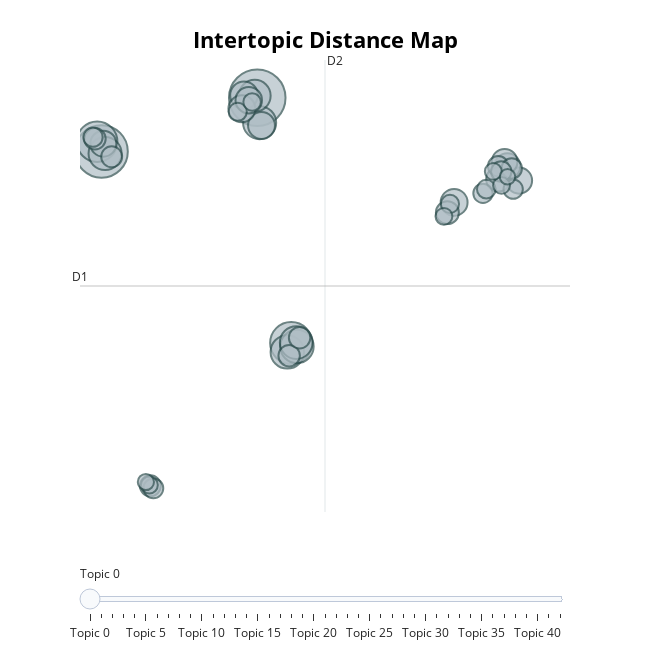

Notebook source saved alongside this figure:
### Code cell
model.visualize_topics()

### Figure 1 — Plotly figure (JSON) as saved in the notebook; plotly's stock layout.template omitted (floating-point values rounded to 4 significant figures; data arrays with more than 128 entries replaced by an {"elided": "..."} marker saying what was removed)
{"data": [{"customdata": {"elided": "43x3 mixed values"}, "hovertemplate": "<b>Topic %{customdata[0]}</b><br>%{customdata[1]}<br>Size: %{customdata[2]}", "legendgroup": "", "marker": {"color": "#B0BEC5", "line": {"color": "DarkSlateGrey", "width": 2}, "size": [146, 126, 81, 75, 51, 51, 50, 50, 49, 46, 35, 33, 33, 33, 32, 31, 31, 30, 30, 27, 24, 21, 21, 21, 20, 20, 19, 19, 19, 18, 17, 17, 17, 16, 15, 15, 14, 13, 13, 13, 13, 12, 11], "sizemode": "area", "sizeref": 0.09125, "symbol": "circle"}, "mode": "markers", "name": "", "orientation": "v", "showlegend": false, "type": "scatter", "x": [3.655, -3.678, 5.255, -3.884, 5.071, 5.524, -3.511, 3.767, 5.491, 3.538, 3.033, 3.856, 2.932, 12.93, 3.256, 15.99, -3.594, 15.44, 15.3, 15.01, 12.61, -3.988, 5.158, 5.65, -3.201, -1.378, 15.0, 15.64, 15.15, -1.238, -4.08, 15.71, 14.28, 14.44, 2.736, 12.73, 3.413, 12.45, 15.16, -1.424, 14.77, -1.59, 15.44], "xaxis": "x", "y": [12.93, 9.945, -0.6985, 10.49, -1.19, -0.8901, 9.829, 11.54, -0.669, 13.04, 13.07, 11.39, 12.32, 7.115, 12.8, 8.326, 10.38, 9.13, 9.375, 8.394, 6.547, 10.65, -1.404, -0.4041, 9.651, -8.63, 9.128, 9.001, 8.828, -8.77, 10.74, 7.848, 7.619, 7.848, 12.15, 7.031, 12.7, 6.342, 8.058, -8.584, 8.836, -8.418, 8.543], "yaxis": "y"}], "layout": {"annotations": [{"showarrow": false, "text": "D1", "x": -4.692, "y": 2.471, "yshift": 10}, {"showarrow": false, "text": "D2", "x": 6.846, "xshift": 10, "y": 15.03}], "height": 650, "hoverlabel": {"bgcolor": "white", "font": {"family": "Rockwell", "size": 16}}, "legend": {"itemsizing": "constant", "tracegroupgap": 0}, "margin": {"t": 60}, "shapes": [{"line": {"color": "#CFD8DC", "width": 2}, "type": "line", "x0": 6.846, "x1": 6.846, "y0": -10.09, "y1": 15.03}, {"line": {"color": "#9E9E9E", "width": 2}, "type": "line", "x0": -4.692, "x1": 18.38, "y0": 2.471, "y1": 2.471}], "sliders": [{"active": 0, "pad": {"t": 50}, "steps": [{"args": [{"marker.color": [["red", "#B0BEC5", "#B0BEC5", "#B0BEC5", "#B0BEC5", "#B0BEC5", "#B0BEC5", "#B0BEC5", "#B0BEC5", "#B0BEC5", "#B0BEC5", "#B0BEC5", "#B0BEC5", "#B0BEC5", "#B0BEC5", "#B0BEC5", "#B0BEC5", "#B0BEC5", "#B0BEC5", "#B0BEC5", "#B0BEC5", "#B0BEC5", "#B0BEC5", "#B0BEC5", "#B0BEC5", "#B0BEC5", "#B0BEC5", "#B0BEC5", "#B0BEC5", "#B0BEC5", "#B0BEC5", "#B0BEC5", "#B0BEC5", "#B0BEC5", "#B0BEC5", "#B0BEC5", "#B0BEC5", "#B0BEC5", "#B0BEC5", "#B0BEC5", "#B0BEC5", "#B0BEC5", "#B0BEC5"]]}], "label": "Topic 0", "method": "update"}, {"args": [{"marker.color": [["#B0BEC5", "red", "#B0BEC5", "#B0BEC5", "#B0BEC5", "#B0BEC5", "#B0BEC5", "#B0BEC5", "#B0BEC5", "#B0BEC5", "#B0BEC5", "#B0BEC5", "#B0BEC5", "#B0BEC5", "#B0BEC5", "#B0BEC5", "#B0BEC5", "#B0BEC5", "#B0BEC5", "#B0BEC5", "#B0BEC5", "#B0BEC5", "#B0BEC5", "#B0BEC5", "#B0BEC5", "#B0BEC5", "#B0BEC5", "#B0BEC5", "#B0BEC5", "#B0BEC5", "#B0BEC5", "#B0BEC5", "#B0BEC5", "#B0BEC5", "#B0BEC5", "#B0BEC5", "#B0BEC5", "#B0BEC5", "#B0BEC5", "#B0BEC5", "#B0BEC5", "#B0BEC5", "#B0BEC5"]]}], "label": "Topic 1", "method": "update"}, {"args": [{"marker.color": [["#B0BEC5", "#B0BEC5", "red", "#B0BEC5", "#B0BEC5", "#B0BEC5", "#B0BEC5", "#B0BEC5", "#B0BEC5", "#B0BEC5", "#B0BEC5", "#B0BEC5", "#B0BEC5", "#B0BEC5", "#B0BEC5", "#B0BEC5", "#B0BEC5", "#B0BEC5", "#B0BEC5", "#B0BEC5", "#B0BEC5", "#B0BEC5", "#B0BEC5", "#B0BEC5", "#B0BEC5", "#B0BEC5", "#B0BEC5", "#B0BEC5", "#B0BEC5", "#B0BEC5", "#B0BEC5", "#B0BEC5", "#B0BEC5", "#B0BEC5", "#B0BEC5", "#B0BEC5", "#B0BEC5", "#B0BEC5", "#B0BEC5", "#B0BEC5", "#B0BEC5", "#B0BEC5", "#B0BEC5"]]}], "label": "Topic 2", "method": "update"}, {"args": [{"marker.color": [["#B0BEC5", "#B0BEC5", "#B0BEC5", "red", "#B0BEC5", "#B0BEC5", "#B0BEC5", "#B0BEC5", "#B0BEC5", "#B0BEC5", "#B0BEC5", "#B0BEC5", "#B0BEC5", "#B0BEC5", "#B0BEC5", "#B0BEC5", "#B0BEC5", "#B0BEC5", "#B0BEC5", "#B0BEC5", "#B0BEC5", "#B0BEC5", "#B0BEC5", "#B0BEC5", "#B0BEC5", "#B0BEC5", "#B0BEC5", "#B0BEC5", "#B0BEC5", "#B0BEC5", "#B0BEC5", "#B0BEC5", "#B0BEC5", "#B0BEC5", "#B0BEC5", "#B0BEC5", "#B0BEC5", "#B0BEC5", "#B0BEC5", "#B0BEC5", "#B0BEC5", "#B0BEC5", "#B0BEC5"]]}], "label": "Topic 3", "method": "update"}, {"args": [{"marker.color": [["#B0BEC5", "#B0BEC5", "#B0BEC5", "#B0BEC5", "red", "#B0BEC5", "#B0BEC5", "#B0BEC5", "#B0BEC5", "#B0BEC5", "#B0BEC5", "#B0BEC5", "#B0BEC5", "#B0BEC5", "#B0BEC5", "#B0BEC5", "#B0BEC5", "#B0BEC5", "#B0BEC5", "#B0BEC5", "#B0BEC5", "#B0BEC5", "#B0BEC5", "#B0BEC5", "#B0BEC5", "#B0BEC5", "#B0BEC5", "#B0BEC5", "#B0BEC5", "#B0BEC5", "#B0BEC5", "#B0BEC5", "#B0BEC5", "#B0BEC5", "#B0BEC5", "#B0BEC5", "#B0BEC5", "#B0BEC5", "#B0BEC5", "#B0BEC5", "#B0BEC5", "#B0BEC5", "#B0BEC5"]]}], "label": "Topic 4", "method": "update"}, {"args": [{"marker.color": [["#B0BEC5", "#B0BEC5", "#B0BEC5", "#B0BEC5", "#B0BEC5", "red", "#B0BEC5", "#B0BEC5", "#B0BEC5", "#B0BEC5", "#B0BEC5", "#B0BEC5", "#B0BEC5", "#B0BEC5", "#B0BEC5", "#B0BEC5", "#B0BEC5", "#B0BEC5", "#B0BEC5", "#B0BEC5", "#B0BEC5", "#B0BEC5", "#B0BEC5", "#B0BEC5", "#B0BEC5", "#B0BEC5", "#B0BEC5", "#B0BEC5", "#B0BEC5", "#B0BEC5", "#B0BEC5", "#B0BEC5", "#B0BEC5", "#B0BEC5", "#B0BEC5", "#B0BEC5", "#B0BEC5", "#B0BEC5", "#B0BEC5", "#B0BEC5", "#B0BEC5", "#B0BEC5", "#B0BEC5"]]}], "label": "Topic 5", "method": "update"}, {"args": [{"marker.color": [["#B0BEC5", "#B0BEC5", "#B0BEC5", "#B0BEC5", "#B0BEC5", "#B0BEC5", "red", "#B0BEC5", "#B0BEC5", "#B0BEC5", "#B0BEC5", "#B0BEC5", "#B0BEC5", "#B0BEC5", "#B0BEC5", "#B0BEC5", "#B0BEC5", "#B0BEC5", "#B0BEC5", "#B0BEC5", "#B0BEC5", "#B0BEC5", "#B0BEC5", "#B0BEC5", "#B0BEC5", "#B0BEC5", "#B0BEC5", "#B0BEC5", "#B0BEC5", "#B0BEC5", "#B0BEC5", "#B0BEC5", "#B0BEC5", "#B0BEC5", "#B0BEC5", "#B0BEC5", "#B0BEC5", "#B0BEC5", "#B0BEC5", "#B0BEC5", "#B0BEC5", "#B0BEC5", "#B0BEC5"]]}], "label": "Topic 6", "method": "update"}, {"args": [{"marker.color": [["#B0BEC5", "#B0BEC5", "#B0BEC5", "#B0BEC5", "#B0BEC5", "#B0BEC5", "#B0BEC5", "red", "#B0BEC5", "#B0BEC5", "#B0BEC5", "#B0BEC5", "#B0BEC5", "#B0BEC5", "#B0BEC5", "#B0BEC5", "#B0BEC5", "#B0BEC5", "#B0BEC5", "#B0BEC5", "#B0BEC5", "#B0BEC5", "#B0BEC5", "#B0BEC5", "#B0BEC5", "#B0BEC5", "#B0BEC5", "#B0BEC5", "#B0BEC5", "#B0BEC5", "#B0BEC5", "#B0BEC5", "#B0BEC5", "#B0BEC5", "#B0BEC5", "#B0BEC5", "#B0BEC5", "#B0BEC5", "#B0BEC5", "#B0BEC5", "#B0BEC5", "#B0BEC5", "#B0BEC5"]]}], "label": "Topic 7", "method": "update"}, {"args": [{"marker.color": [["#B0BEC5", "#B0BEC5", "#B0BEC5", "#B0BEC5", "#B0BEC5", "#B0BEC5", "#B0BEC5", "#B0BEC5", "red", "#B0BEC5", "#B0BEC5", "#B0BEC5", "#B0BEC5", "#B0BEC5", "#B0BEC5", "#B0BEC5", "#B0BEC5", "#B0BEC5", "#B0BEC5", "#B0BEC5", "#B0BEC5", "#B0BEC5", "#B0BEC5", "#B0BEC5", "#B0BEC5", "#B0BEC5", "#B0BEC5", "#B0BEC5", "#B0BEC5", "#B0BEC5", "#B0BEC5", "#B0BEC5", "#B0BEC5", "#B0BEC5", "#B0BEC5", "#B0BEC5", "#B0BEC5", "#B0BEC5", "#B0BEC5", "#B0BEC5", "#B0BEC5", "#B0BEC5", "#B0BEC5"]]}], "label": "Topic 8", "method": "update"}, {"args": [{"marker.color": [["#B0BEC5", "#B0BEC5", "#B0BEC5", "#B0BEC5", "#B0BEC5", "#B0BEC5", "#B0BEC5", "#B0BEC5", "#B0BEC5", "red", "#B0BEC5", "#B0BEC5", "#B0BEC5", "#B0BEC5", "#B0BEC5", "#B0BEC5", "#B0BEC5", "#B0BEC5", "#B0BEC5", "#B0BEC5", "#B0BEC5", "#B0BEC5", "#B0BEC5", "#B0BEC5", "#B0BEC5", "#B0BEC5", "#B0BEC5", "#B0BEC5", "#B0BEC5", "#B0BEC5", "#B0BEC5", "#B0BEC5", "#B0BEC5", "#B0BEC5", "#B0BEC5", "#B0BEC5", "#B0BEC5", "#B0BEC5", "#B0BEC5", "#B0BEC5", "#B0BEC5", "#B0BEC5", "#B0BEC5"]]}], "label": "Topic 9", "method": "update"}, {"args": [{"marker.color": [["#B0BEC5", "#B0BEC5", "#B0BEC5", "#B0BEC5", "#B0BEC5", "#B0BEC5", "#B0BEC5", "#B0BEC5", "#B0BEC5", "#B0BEC5", "red", "#B0BEC5", "#B0BEC5", "#B0BEC5", "#B0BEC5", "#B0BEC5", "#B0BEC5", "#B0BEC5", "#B0BEC5", "#B0BEC5", "#B0BEC5", "#B0BEC5", "#B0BEC5", "#B0BEC5", "#B0BEC5", "#B0BEC5", "#B0BEC5", "#B0BEC5", "#B0BEC5", "#B0BEC5", "#B0BEC5", "#B0BEC5", "#B0BEC5", "#B0BEC5", "#B0BEC5", "#B0BEC5", "#B0BEC5", "#B0BEC5", "#B0BEC5", "#B0BEC5", "#B0BEC5", "#B0BEC5", "#B0BEC5"]]}], "label": "Topic 10", "method": "update"}, {"args": [{"marker.color": [["#B0BEC5", "#B0BEC5", "#B0BEC5", "#B0BEC5", "#B0BEC5", "#B0BEC5", "#B0BEC5", "#B0BEC5", "#B0BEC5", "#B0BEC5", "#B0BEC5", "red", "#B0BEC5", "#B0BEC5", "#B0BEC5", "#B0BEC5", "#B0BEC5", "#B0BEC5", "#B0BEC5", "#B0BEC5", "#B0BEC5", "#B0BEC5", "#B0BEC5", "#B0BEC5", "#B0BEC5", "#B0BEC5", "#B0BEC5", "#B0BEC5", "#B0BEC5", "#B0BEC5", "#B0BEC5", "#B0BEC5", "#B0BEC5", "#B0BEC5", "#B0BEC5", "#B0BEC5", "#B0BEC5", "#B0BEC5", "#B0BEC5", "#B0BEC5", "#B0BEC5", "#B0BEC5", "#B0BEC5"]]}], "label": "Topic 11", "method": "update"}, {"args": [{"marker.color": [["#B0BEC5", "#B0BEC5", "#B0BEC5", "#B0BEC5", "#B0BEC5", "#B0BEC5", "#B0BEC5", "#B0BEC5", "#B0BEC5", "#B0BEC5", "#B0BEC5", "#B0BEC5", "red", "#B0BEC5", "#B0BEC5", "#B0BEC5", "#B0BEC5", "#B0BEC5", "#B0BEC5", "#B0BEC5", "#B0BEC5", "#B0BEC5", "#B0BEC5", "#B0BEC5", "#B0BEC5", "#B0BEC5", "#B0BEC5", "#B0BEC5", "#B0BEC5", "#B0BEC5", "#B0BEC5", "#B0BEC5", "#B0BEC5", "#B0BEC5", "#B0BEC5", "#B0BEC5", "#B0BEC5", "#B0BEC5", "#B0BEC5", "#B0BEC5", "#B0BEC5", "#B0BEC5", "#B0BEC5"]]}], "label": "Topic 12", "method": "update"}, {"args": [{"marker.color": [["#B0BEC5", "#B0BEC5", "#B0BEC5", "#B0BEC5", "#B0BEC5", "#B0BEC5", "#B0BEC5", "#B0BEC5", "#B0BEC5", "#B0BEC5", "#B0BEC5", "#B0BEC5", "#B0BEC5", "red", "#B0BEC5", "#B0BEC5", "#B0BEC5", "#B0BEC5", "#B0BEC5", "#B0BEC5", "#B0BEC5", "#B0BEC5", "#B0BEC5", "#B0BEC5", "#B0BEC5", "#B0BEC5", "#B0BEC5", "#B0BEC5", "#B0BEC5", "#B0BEC5", "#B0BEC5", "#B0BEC5", "#B0BEC5", "#B0BEC5", "#B0BEC5", "#B0BEC5", "#B0BEC5", "#B0BEC5", "#B0BEC5", "#B0BEC5", "#B0BEC5", "#B0BEC5", "#B0BEC5"]]}], "label": "Topic 13", "method": "update"}, {"args": [{"marker.color": [["#B0BEC5", "#B0BEC5", "#B0BEC5", "#B0BEC5", "#B0BEC5", "#B0BEC5", "#B0BEC5", "#B0BEC5", "#B0BEC5", "#B0BEC5", "#B0BEC5", "#B0BEC5", "#B0BEC5", "#B0BEC5", "red", "#B0BEC5", "#B0BEC5", "#B0BEC5", "#B0BEC5", "#B0BEC5", "#B0BEC5", "#B0BEC5", "#B0BEC5", "#B0BEC5", "#B0BEC5", "#B0BEC5", "#B0BEC5", "#B0BEC5", "#B0BEC5", "#B0BEC5", "#B0BEC5", "#B0BEC5", "#B0BEC5", "#B0BEC5", "#B0BEC5", "#B0BEC5", "#B0BEC5", "#B0BEC5", "#B0BEC5", "#B0BEC5", "#B0BEC5", "#B0BEC5", "#B0BEC5"]]}], "label": "Topic 14", "method": "update"}, {"args": [{"marker.color": [["#B0BEC5", "#B0BEC5", "#B0BEC5", "#B0BEC5", "#B0BEC5", "#B0BEC5", "#B0BEC5", "#B0BEC5", "#B0BEC5", "#B0BEC5", "#B0BEC5", "#B0BEC5", "#B0BEC5", "#B0BEC5", "#B0BEC5", "red", "#B0BEC5", "#B0BEC5", "#B0BEC5", "#B0BEC5", "#B0BEC5", "#B0BEC5", "#B0BEC5", "#B0BEC5", "#B0BEC5", "#B0BEC5", "#B0BEC5", "#B0BEC5", "#B0BEC5", "#B0BEC5", "#B0BEC5", "#B0BEC5", "#B0BEC5", "#B0BEC5", "#B0BEC5", "#B0BEC5", "#B0BEC5", "#B0BEC5", "#B0BEC5", "#B0BEC5", "#B0BEC5", "#B0BEC5", "#B0BEC5"]]}], "label": "Topic 15", "method": "update"}, {"args": [{"marker.color": [["#B0BEC5", "#B0BEC5", "#B0BEC5", "#B0BEC5", "#B0BEC5", "#B0BEC5", "#B0BEC5", "#B0BEC5", "#B0BEC5", "#B0BEC5", "#B0BEC5", "#B0BEC5", "#B0BEC5", "#B0BEC5", "#B0BEC5", "#B0BEC5", "red", "#B0BEC5", "#B0BEC5", "#B0BEC5", "#B0BEC5", "#B0BEC5", "#B0BEC5", "#B0BEC5", "#B0BEC5", "#B0BEC5", "#B0BEC5", "#B0BEC5", "#B0BEC5", "#B0BEC5", "#B0BEC5", "#B0BEC5", "#B0BEC5", "#B0BEC5", "#B0BEC5", "#B0BEC5", "#B0BEC5", "#B0BEC5", "#B0BEC5", "#B0BEC5", "#B0BEC5", "#B0BEC5", "#B0BEC5"]]}], "label": "Topic 16", "method": "update"}, {"args": [{"marker.color": [["#B0BEC5", "#B0BEC5", "#B0BEC5", "#B0BEC5", "#B0BEC5", "#B0BEC5", "#B0BEC5", "#B0BEC5", "#B0BEC5", "#B0BEC5", "#B0BEC5", "#B0BEC5", "#B0BEC5", "#B0BEC5", "#B0BEC5", "#B0BEC5", "#B0BEC5", "red", "#B0BEC5", "#B0BEC5", "#B0BEC5", "#B0BEC5", "#B0BEC5", "#B0BEC5", "#B0BEC5", "#B0BEC5", "#B0BEC5", "#B0BEC5", "#B0BEC5", "#B0BEC5", "#B0BEC5", "#B0BEC5", "#B0BEC5", "#B0BEC5", "#B0BEC5", "#B0BEC5", "#B0BEC5", "#B0BEC5", "#B0BEC5", "#B0BEC5", "#B0BEC5", "#B0BEC5", "#B0BEC5"]]}], "label": "Topic 17", "method": "update"}, {"args": [{"marker.color": [["#B0BEC5", "#B0BEC5", "#B0BEC5", "#B0BEC5", "#B0BEC5", "#B0BEC5", "#B0BEC5", "#B0BEC5", "#B0BEC5", "#B0BEC5", "#B0BEC5", "#B0BEC5", "#B0BEC5", "#B0BEC5", "#B0BEC5", "#B0BEC5", "#B0BEC5", "#B0BEC5", "red", "#B0BEC5", "#B0BEC5", "#B0BEC5", "#B0BEC5", "#B0BEC5", "#B0BEC5", "#B0BEC5", "#B0BEC5", "#B0BEC5", "#B0BEC5", "#B0BEC5", "#B0BEC5", "#B0BEC5", "#B0BEC5", "#B0BEC5", "#B0BEC5", "#B0BEC5", "#B0BEC5", "#B0BEC5", "#B0BEC5", "#B0BEC5", "#B0BEC5", "#B0BEC5", "#B0BEC5"]]}], "label": "Topic 18", "method": "update"}, {"args": [{"marker.color": [["#B0BEC5", "#B0BEC5", "#B0BEC5", "#B0BEC5", "#B0BEC5", "#B0BEC5", "#B0BEC5", "#B0BEC5", "#B0BEC5", "#B0BEC5", "#B0BEC5", "#B0BEC5", "#B0BEC5", "#B0BEC5", "#B0BEC5", "#B0BEC5", "#B0BEC5", "#B0BEC5", "#B0BEC5", "red", "#B0BEC5", "#B0BEC5", "#B0BEC5", "#B0BEC5", "#B0BEC5", "#B0BEC5", "#B0BEC5", "#B0BEC5", "#B0BEC5", "#B0BEC5", "#B0BEC5", "#B0BEC5", "#B0BEC5", "#B0BEC5", "#B0BEC5", "#B0BEC5", "#B0BEC5", "#B0BEC5", "#B0BEC5", "#B0BEC5", "#B0BEC5", "#B0BEC5", "#B0BEC5"]]}], "label": "Topic 19", "method": "update"}, {"args": [{"marker.color": [["#B0BEC5", "#B0BEC5", "#B0BEC5", "#B0BEC5", "#B0BEC5", "#B0BEC5", "#B0BEC5", "#B0BEC5", "#B0BEC5", "#B0BEC5", "#B0BEC5", "#B0BEC5", "#B0BEC5", "#B0BEC5", "#B0BEC5", "#B0BEC5", "#B0BEC5", "#B0BEC5", "#B0BEC5", "#B0BEC5", "red", "#B0BEC5", "#B0BEC5", "#B0BEC5", "#B0BEC5", "#B0BEC5", "#B0BEC5", "#B0BEC5", "#B0BEC5", "#B0BEC5", "#B0BEC5", "#B0BEC5", "#B0BEC5", "#B0BEC5", "#B0BEC5", "#B0BEC5", "#B0BEC5", "#B0BEC5", "#B0BEC5", "#B0BEC5", "#B0BEC5", "#B0BEC5", "#B0BEC5"]]}], "label": "Topic 20", "method": "update"}, {"args": [{"marker.color": [["#B0BEC5", "#B0BEC5", "#B0BEC5", "#B0BEC5", "#B0BEC5", "#B0BEC5", "#B0BEC5", "#B0BEC5", "#B0BEC5", "#B0BEC5", "#B0BEC5", "#B0BEC5", "#B0BEC5", "#B0BEC5", "#B0BEC5", "#B0BEC5", "#B0BEC5", "#B0BEC5", "#B0BEC5", "#B0BEC5", "#B0BEC5", "red", "#B0BEC5", "#B0BEC5", "#B0BEC5", "#B0BEC5", "#B0BEC5", "#B0BEC5", "#B0BEC5", "#B0BEC5", "#B0BEC5", "#B0BEC5", "#B0BEC5", "#B0BEC5", "#B0BEC5", "#B0BEC5", "#B0BEC5", "#B0BEC5", "#B0BEC5", "#B0BEC5", "#B0BEC5", "#B0BEC5", "#B0BEC5"]]}], "label": "Topic 21", "method": "update"}, {"args": [{"marker.color": [["#B0BEC5", "#B0BEC5", "#B0BEC5", "#B0BEC5", "#B0BEC5", "#B0BEC5", "#B0BEC5", "#B0BEC5", "#B0BEC5", "#B0BEC5", "#B0BEC5", "#B0BEC5", "#B0BEC5", "#B0BEC5", "#B0BEC5", "#B0BEC5", "#B0BEC5", "#B0BEC5", "#B0BEC5", "#B0BEC5", "#B0BEC5", "#B0BEC5", "red", "#B0BEC5", "#B0BEC5", "#B0BEC5", "#B0BEC5", "#B0BEC5", "#B0BEC5", "#B0BEC5", "#B0BEC5", "#B0BEC5", "#B0BEC5", "#B0BEC5", "#B0BEC5", "#B0BEC5", "#B0BEC5", "#B0BEC5", "#B0BEC5", "#B0BEC5", "#B0BEC5", "#B0BEC5", "#B0BEC5"]]}], "label": "Topic 22", "method": "update"}, {"args": [{"marker.color": [["#B0BEC5", "#B0BEC5", "#B0BEC5", "#B0BEC5", "#B0BEC5", "#B0BEC5", "#B0BEC5", "#B0BEC5", "#B0BEC5", "#B0BEC5", "#B0BEC5", "#B0BEC5", "#B0BEC5", "#B0BEC5", "#B0BEC5", "#B0BEC5", "#B0BEC5", "#B0BEC5", "#B0BEC5", "#B0BEC5", "#B0BEC5", "#B0BEC5", "#B0BEC5", "red", "#B0BEC5", "#B0BEC5", "#B0BEC5", "#B0BEC5", "#B0BEC5", "#B0BEC5", "#B0BEC5", "#B0BEC5", "#B0BEC5", "#B0BEC5", "#B0BEC5", "#B0BEC5", "#B0BEC5", "#B0BEC5", "#B0BEC5", "#B0BEC5", "#B0BEC5", "#B0BEC5", "#B0BEC5"]]}], "label": "Topic 23", "method": "update"}, {"args": [{"marker.color": [["#B0BEC5", "#B0BEC5", "#B0BEC5", "#B0BEC5", "#B0BEC5", "#B0BEC5", "#B0BEC5", "#B0BEC5", "#B0BEC5", "#B0BEC5", "#B0BEC5", "#B0BEC5", "#B0BEC5", "#B0BEC5", "#B0BEC5", "#B0BEC5", "#B0BEC5", "#B0BEC5", "#B0BEC5", "#B0BEC5", "#B0BEC5", "#B0BEC5", "#B0BEC5", "#B0BEC5", "red", "#B0BEC5", "#B0BEC5", "#B0BEC5", "#B0BEC5", "#B0BEC5", "#B0BEC5", "#B0BEC5", "#B0BEC5", "#B0BEC5", "#B0BEC5", "#B0BEC5", "#B0BEC5", "#B0BEC5", "#B0BEC5", "#B0BEC5", "#B0BEC5", "#B0BEC5", "#B0BEC5"]]}], "label": "Topic 24", "method": "update"}, {"args": [{"marker.color": [["#B0BEC5", "#B0BEC5", "#B0BEC5", "#B0BEC5", "#B0BEC5", "#B0BEC5", "#B0BEC5", "#B0BEC5", "#B0BEC5", "#B0BEC5", "#B0BEC5", "#B0BEC5", "#B0BEC5", "#B0BEC5", "#B0BEC5", "#B0BEC5", "#B0BEC5", "#B0BEC5", "#B0BEC5", "#B0BEC5", "#B0BEC5", "#B0BEC5", "#B0BEC5", "#B0BEC5", "#B0BEC5", "red", "#B0BEC5", "#B0BEC5", "#B0BEC5", "#B0BEC5", "#B0BEC5", "#B0BEC5", "#B0BEC5", "#B0BEC5", "#B0BEC5", "#B0BEC5", "#B0BEC5", "#B0BEC5", "#B0BEC5", "#B0BEC5", "#B0BEC5", "#B0BEC5", "#B0BEC5"]]}], "label": "Topic 25", "method": "update"}, {"args": [{"marker.color": [["#B0BEC5", "#B0BEC5", "#B0BEC5", "#B0BEC5", "#B0BEC5", "#B0BEC5", "#B0BEC5", "#B0BEC5", "#B0BEC5", "#B0BEC5", "#B0BEC5", "#B0BEC5", "#B0BEC5", "#B0BEC5", "#B0BEC5", "#B0BEC5", "#B0BEC5", "#B0BEC5", "#B0BEC5", "#B0BEC5", "#B0BEC5", "#B0BEC5", "#B0BEC5", "#B0BEC5", "#B0BEC5", "#B0BEC5", "red", "#B0BEC5", "#B0BEC5", "#B0BEC5", "#B0BEC5", "#B0BEC5", "#B0BEC5", "#B0BEC5", "#B0BEC5", "#B0BEC5", "#B0BEC5", "#B0BEC5", "#B0BEC5", "#B0BEC5", "#B0BEC5", "#B0BEC5", "#B0BEC5"]]}], "label": "Topic 26", "method": "update"}, {"args": [{"marker.color": [["#B0BEC5", "#B0BEC5", "#B0BEC5", "#B0BEC5", "#B0BEC5", "#B0BEC5", "#B0BEC5", "#B0BEC5", "#B0BEC5", "#B0BEC5", "#B0BEC5", "#B0BEC5", "#B0BEC5", "#B0BEC5", "#B0BEC5", "#B0BEC5", "#B0BEC5", "#B0BEC5", "#B0BEC5", "#B0BEC5", "#B0BEC5", "#B0BEC5", "#B0BEC5", "#B0BEC5", "#B0BEC5", "#B0BEC5", "#B0BEC5", "red", "#B0BEC5", "#B0BEC5", "#B0BEC5", "#B0BEC5", "#B0BEC5", "#B0BEC5", "#B0BEC5", "#B0BEC5", "#B0BEC5", "#B0BEC5", "#B0BEC5", "#B0BEC5", "#B0BEC5", "#B0BEC5", "#B0BEC5"]]}], "label": "Topic 27", "method": "update"}, {"args": [{"marker.color": [["#B0BEC5", "#B0BEC5", "#B0BEC5", "#B0BEC5", "#B0BEC5", "#B0BEC5", "#B0BEC5", "#B0BEC5", "#B0BEC5", "#B0BEC5", "#B0BEC5", "#B0BEC5", "#B0BEC5", "#B0BEC5", "#B0BEC5", "#B0BEC5", "#B0BEC5", "#B0BEC5", "#B0BEC5", "#B0BEC5", "#B0BEC5", "#B0BEC5", "#B0BEC5", "#B0BEC5", "#B0BEC5", "#B0BEC5", "#B0BEC5", "#B0BEC5", "red", "#B0BEC5", "#B0BEC5", "#B0BEC5", "#B0BEC5", "#B0BEC5", "#B0BEC5", "#B0BEC5", "#B0BEC5", "#B0BEC5", "#B0BEC5", "#B0BEC5", "#B0BEC5", "#B0BEC5", "#B0BEC5"]]}], "label": "Topic 28", "method": "update"}, {"args": [{"marker.color": [["#B0BEC5", "#B0BEC5", "#B0BEC5", "#B0BEC5", "#B0BEC5", "#B0BEC5", "#B0BEC5", "#B0BEC5", "#B0BEC5", "#B0BEC5", "#B0BEC5", "#B0BEC5", "#B0BEC5", "#B0BEC5", "#B0BEC5", "#B0BEC5", "#B0BEC5", "#B0BEC5", "#B0BEC5", "#B0BEC5", "#B0BEC5", "#B0BEC5", "#B0BEC5", "#B0BEC5", "#B0BEC5", "#B0BEC5", "#B0BEC5", "#B0BEC5", "#B0BEC5", "red", "#B0BEC5", "#B0BEC5", "#B0BEC5", "#B0BEC5", "#B0BEC5", "#B0BEC5", "#B0BEC5", "#B0BEC5", "#B0BEC5", "#B0BEC5", "#B0BEC5", "#B0BEC5", "#B0BEC5"]]}], "label": "Topic 29", "method": "update"}, {"args": [{"marker.color": [["#B0BEC5", "#B0BEC5", "#B0BEC5", "#B0BEC5", "#B0BEC5", "#B0BEC5", "#B0BEC5", "#B0BEC5", "#B0BEC5", "#B0BEC5", "#B0BEC5", "#B0BEC5", "#B0BEC5", "#B0BEC5", "#B0BEC5", "#B0BEC5", "#B0BEC5", "#B0BEC5", "#B0BEC5", "#B0BEC5", "#B0BEC5", "#B0BEC5", "#B0BEC5", "#B0BEC5", "#B0BEC5", "#B0BEC5", "#B0BEC5", "#B0BEC5", "#B0BEC5", "#B0BEC5", "red", "#B0BEC5", "#B0BEC5", "#B0BEC5", "#B0BEC5", "#B0BEC5", "#B0BEC5", "#B0BEC5", "#B0BEC5", "#B0BEC5", "#B0BEC5", "#B0BEC5", "#B0BEC5"]]}], "label": "Topic 30", "method": "update"}, {"args": [{"marker.color": [["#B0BEC5", "#B0BEC5", "#B0BEC5", "#B0BEC5", "#B0BEC5", "#B0BEC5", "#B0BEC5", "#B0BEC5", "#B0BEC5", "#B0BEC5", "#B0BEC5", "#B0BEC5", "#B0BEC5", "#B0BEC5", "#B0BEC5", "#B0BEC5", "#B0BEC5", "#B0BEC5", "#B0BEC5", "#B0BEC5", "#B0BEC5", "#B0BEC5", "#B0BEC5", "#B0BEC5", "#B0BEC5", "#B0BEC5", "#B0BEC5", "#B0BEC5", "#B0BEC5", "#B0BEC5", "#B0BEC5", "red", "#B0BEC5", "#B0BEC5", "#B0BEC5", "#B0BEC5", "#B0BEC5", "#B0BEC5", "#B0BEC5", "#B0BEC5", "#B0BEC5", "#B0BEC5", "#B0BEC5"]]}], "label": "Topic 31", "method": "update"}, {"args": [{"marker.color": [["#B0BEC5", "#B0BEC5", "#B0BEC5", "#B0BEC5", "#B0BEC5", "#B0BEC5", "#B0BEC5", "#B0BEC5", "#B0BEC5", "#B0BEC5", "#B0BEC5", "#B0BEC5", "#B0BEC5", "#B0BEC5", "#B0BEC5", "#B0BEC5", "#B0BEC5", "#B0BEC5", "#B0BEC5", "#B0BEC5", "#B0BEC5", "#B0BEC5", "#B0BEC5", "#B0BEC5", "#B0BEC5", "#B0BEC5", "#B0BEC5", "#B0BEC5", "#B0BEC5", "#B0BEC5", "#B0BEC5", "#B0BEC5", "red", "#B0BEC5", "#B0BEC5", "#B0BEC5", "#B0BEC5", "#B0BEC5", "#B0BEC5", "#B0BEC5", "#B0BEC5", "#B0BEC5", "#B0BEC5"]]}], "label": "Topic 32", "method": "update"}, {"args": [{"marker.color": [["#B0BEC5", "#B0BEC5", "#B0BEC5", "#B0BEC5", "#B0BEC5", "#B0BEC5", "#B0BEC5", "#B0BEC5", "#B0BEC5", "#B0BEC5", "#B0BEC5", "#B0BEC5", "#B0BEC5", "#B0BEC5", "#B0BEC5", "#B0BEC5", "#B0BEC5", "#B0BEC5", "#B0BEC5", "#B0BEC5", "#B0BEC5", "#B0BEC5", "#B0BEC5", "#B0BEC5", "#B0BEC5", "#B0BEC5", "#B0BEC5", "#B0BEC5", "#B0BEC5", "#B0BEC5", "#B0BEC5", "#B0BEC5", "#B0BEC5", "red", "#B0BEC5", "#B0BEC5", "#B0BEC5", "#B0BEC5", "#B0BEC5", "#B0BEC5", "#B0BEC5", "#B0BEC5", "#B0BEC5"]]}], "label": "Topic 33", "method": "update"}, {"args": [{"marker.color": [["#B0BEC5", "#B0BEC5", "#B0BEC5", "#B0BEC5", "#B0BEC5", "#B0BEC5", "#B0BEC5", "#B0BEC5", "#B0BEC5", "#B0BEC5", "#B0BEC5", "#B0BEC5", "#B0BEC5", "#B0BEC5", "#B0BEC5", "#B0BEC5", "#B0BEC5", "#B0BEC5", "#B0BEC5", "#B0BEC5", "#B0BEC5", "#B0BEC5", "#B0BEC5", "#B0BEC5", "#B0BEC5", "#B0BEC5", "#B0BEC5", "#B0BEC5", "#B0BEC5", "#B0BEC5", "#B0BEC5", "#B0BEC5", "#B0BEC5", "#B0BEC5", "red", "#B0BEC5", "#B0BEC5", "#B0BEC5", "#B0BEC5", "#B0BEC5", "#B0BEC5", "#B0BEC5", "#B0BEC5"]]}], "label": "Topic 34", "method": "update"}, {"args": [{"marker.color": [["#B0BEC5", "#B0BEC5", "#B0BEC5", "#B0BEC5", "#B0BEC5", "#B0BEC5", "#B0BEC5", "#B0BEC5", "#B0BEC5", "#B0BEC5", "#B0BEC5", "#B0BEC5", "#B0BEC5", "#B0BEC5", "#B0BEC5", "#B0BEC5", "#B0BEC5", "#B0BEC5", "#B0BEC5", "#B0BEC5", "#B0BEC5", "#B0BEC5", "#B0BEC5", "#B0BEC5", "#B0BEC5", "#B0BEC5", "#B0BEC5", "#B0BEC5", "#B0BEC5", "#B0BEC5", "#B0BEC5", "#B0BEC5", "#B0BEC5", "#B0BEC5", "#B0BEC5", "red", "#B0BEC5", "#B0BEC5", "#B0BEC5", "#B0BEC5", "#B0BEC5", "#B0BEC5", "#B0BEC5"]]}], "label": "Topic 35", "method": "update"}, {"args": [{"marker.color": [["#B0BEC5", "#B0BEC5", "#B0BEC5", "#B0BEC5", "#B0BEC5", "#B0BEC5", "#B0BEC5", "#B0BEC5", "#B0BEC5", "#B0BEC5", "#B0BEC5", "#B0BEC5", "#B0BEC5", "#B0BEC5", "#B0BEC5", "#B0BEC5", "#B0BEC5", "#B0BEC5", "#B0BEC5", "#B0BEC5", "#B0BEC5", "#B0BEC5", "#B0BEC5", "#B0BEC5", "#B0BEC5", "#B0BEC5", "#B0BEC5", "#B0BEC5", "#B0BEC5", "#B0BEC5", "#B0BEC5", "#B0BEC5", "#B0BEC5", "#B0BEC5", "#B0BEC5", "#B0BEC5", "red", "#B0BEC5", "#B0BEC5", "#B0BEC5", "#B0BEC5", "#B0BEC5", "#B0BEC5"]]}], "label": "Topic 36", "method": "update"}, {"args": [{"marker.color": [["#B0BEC5", "#B0BEC5", "#B0BEC5", "#B0BEC5", "#B0BEC5", "#B0BEC5", "#B0BEC5", "#B0BEC5", "#B0BEC5", "#B0BEC5", "#B0BEC5", "#B0BEC5", "#B0BEC5", "#B0BEC5", "#B0BEC5", "#B0BEC5", "#B0BEC5", "#B0BEC5", "#B0BEC5", "#B0BEC5", "#B0BEC5", "#B0BEC5", "#B0BEC5", "#B0BEC5", "#B0BEC5", "#B0BEC5", "#B0BEC5", "#B0BEC5", "#B0BEC5", "#B0BEC5", "#B0BEC5", "#B0BEC5", "#B0BEC5", "#B0BEC5", "#B0BEC5", "#B0BEC5", "#B0BEC5", "red", "#B0BEC5", "#B0BEC5", "#B0BEC5", "#B0BEC5", "#B0BEC5"]]}], "label": "Topic 37", "method": "update"}, {"args": [{"marker.color": [["#B0BEC5", "#B0BEC5", "#B0BEC5", "#B0BEC5", "#B0BEC5", "#B0BEC5", "#B0BEC5", "#B0BEC5", "#B0BEC5", "#B0BEC5", "#B0BEC5", "#B0BEC5", "#B0BEC5", "#B0BEC5", "#B0BEC5", "#B0BEC5", "#B0BEC5", "#B0BEC5", "#B0BEC5", "#B0BEC5", "#B0BEC5", "#B0BEC5", "#B0BEC5", "#B0BEC5", "#B0BEC5", "#B0BEC5", "#B0BEC5", "#B0BEC5", "#B0BEC5", "#B0BEC5", "#B0BEC5", "#B0BEC5", "#B0BEC5", "#B0BEC5", "#B0BEC5", "#B0BEC5", "#B0BEC5", "#B0BEC5", "red", "#B0BEC5", "#B0BEC5", "#B0BEC5", "#B0BEC5"]]}], "label": "Topic 38", "method": "update"}, {"args": [{"marker.color": [["#B0BEC5", "#B0BEC5", "#B0BEC5", "#B0BEC5", "#B0BEC5", "#B0BEC5", "#B0BEC5", "#B0BEC5", "#B0BEC5", "#B0BEC5", "#B0BEC5", "#B0BEC5", "#B0BEC5", "#B0BEC5", "#B0BEC5", "#B0BEC5", "#B0BEC5", "#B0BEC5", "#B0BEC5", "#B0BEC5", "#B0BEC5", "#B0BEC5", "#B0BEC5", "#B0BEC5", "#B0BEC5", "#B0BEC5", "#B0BEC5", "#B0BEC5", "#B0BEC5", "#B0BEC5", "#B0BEC5", "#B0BEC5", "#B0BEC5", "#B0BEC5", "#B0BEC5", "#B0BEC5", "#B0BEC5", "#B0BEC5", "#B0BEC5", "red", "#B0BEC5", "#B0BEC5", "#B0BEC5"]]}], "label": "Topic 39", "method": "update"}, {"args": [{"marker.color": [["#B0BEC5", "#B0BEC5", "#B0BEC5", "#B0BEC5", "#B0BEC5", "#B0BEC5", "#B0BEC5", "#B0BEC5", "#B0BEC5", "#B0BEC5", "#B0BEC5", "#B0BEC5", "#B0BEC5", "#B0BEC5", "#B0BEC5", "#B0BEC5", "#B0BEC5", "#B0BEC5", "#B0BEC5", "#B0BEC5", "#B0BEC5", "#B0BEC5", "#B0BEC5", "#B0BEC5", "#B0BEC5", "#B0BEC5", "#B0BEC5", "#B0BEC5", "#B0BEC5", "#B0BEC5", "#B0BEC5", "#B0BEC5", "#B0BEC5", "#B0BEC5", "#B0BEC5", "#B0BEC5", "#B0BEC5", "#B0BEC5", "#B0BEC5", "#B0BEC5", "red", "#B0BEC5", "#B0BEC5"]]}], "label": "Topic 40", "method": "update"}, {"args": [{"marker.color": [["#B0BEC5", "#B0BEC5", "#B0BEC5", "#B0BEC5", "#B0BEC5", "#B0BEC5", "#B0BEC5", "#B0BEC5", "#B0BEC5", "#B0BEC5", "#B0BEC5", "#B0BEC5", "#B0BEC5", "#B0BEC5", "#B0BEC5", "#B0BEC5", "#B0BEC5", "#B0BEC5", "#B0BEC5", "#B0BEC5", "#B0BEC5", "#B0BEC5", "#B0BEC5", "#B0BEC5", "#B0BEC5", "#B0BEC5", "#B0BEC5", "#B0BEC5", "#B0BEC5", "#B0BEC5", "#B0BEC5", "#B0BEC5", "#B0BEC5", "#B0BEC5", "#B0BEC5", "#B0BEC5", "#B0BEC5", "#B0BEC5", "#B0BEC5", "#B0BEC5", "#B0BEC5", "red", "#B0BEC5"]]}], "label": "Topic 41", "method": "update"}, {"args": [{"marker.color": [["#B0BEC5", "#B0BEC5", "#B0BEC5", "#B0BEC5", "#B0BEC5", "#B0BEC5", "#B0BEC5", "#B0BEC5", "#B0BEC5", "#B0BEC5", "#B0BEC5", "#B0BEC5", "#B0BEC5", "#B0BEC5", "#B0BEC5", "#B0BEC5", "#B0BEC5", "#B0BEC5", "#B0BEC5", "#B0BEC5", "#B0BEC5", "#B0BEC5", "#B0BEC5", "#B0BEC5", "#B0BEC5", "#B0BEC5", "#B0BEC5", "#B0BEC5", "#B0BEC5", "#B0BEC5", "#B0BEC5", "#B0BEC5", "#B0BEC5", "#B0BEC5", "#B0BEC5", "#B0BEC5", "#B0BEC5", "#B0BEC5", "#B0BEC5", "#B0BEC5", "#B0BEC5", "#B0BEC5", "red"]]}], "label": "Topic 42", "method": "update"}]}], "title": {"font": {"color": "Black", "size": 22}, "text": "<b>Intertopic Distance Map</b>", "x": 0.5, "xanchor": "center", "y": 0.95, "yanchor": "top"}, "width": 650, "xaxis": {"anchor": "y", "domain": [0, 1], "range": [-4.692, 18.38], "title": {"text": ""}, "visible": false}, "yaxis": {"anchor": "x", "domain": [0, 1], "range": [-10.09, 15.03], "title": {"text": ""}, "visible": false}}}
